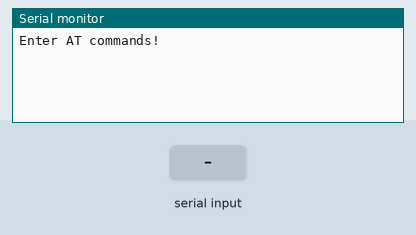
A program run on a simulated Arduino Uno, built with avr-gcc and run on an emulated ATmega328P. Shown: the last lines printed to the serial monitor. Inputs (shaded band) come from the test bench.

Above: at 1.2 s.
1.3 s: "1" received over the second serial link
At 1.8 s:
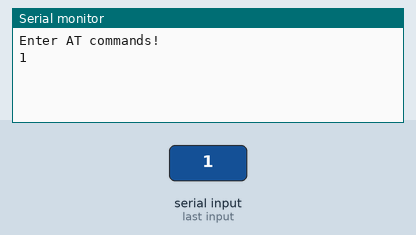
2.8 s: "0" received over the second serial link
At 4.2 s:
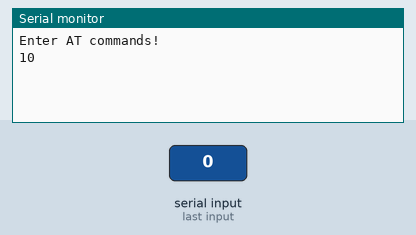

Measured:
- after the input at 1.3 s, the serial monitor: prints a new line at once (image 1)
- after the input at 2.8 s, the serial monitor: prints a new line at once (image 2)

The program:

main.cpp
```cpp
#include <Arduino.h>
/*
SanatBazar
Arduino Tutorial Series
Author: Davood Dorostkar
Website: www.sanatbazar.com

*/

#include <SoftwareSerial.h>
SoftwareSerial bluetooth(2, 3); // RX | TX

void setup()
{
  Serial.begin(38400);
  bluetooth.begin(38400);
  Serial.println("Enter AT commands!");
}

void loop()
{
  if (bluetooth.available())
    Serial.write(bluetooth.read());
  if (Serial.available())
    bluetooth.write(Serial.read());
}
```
